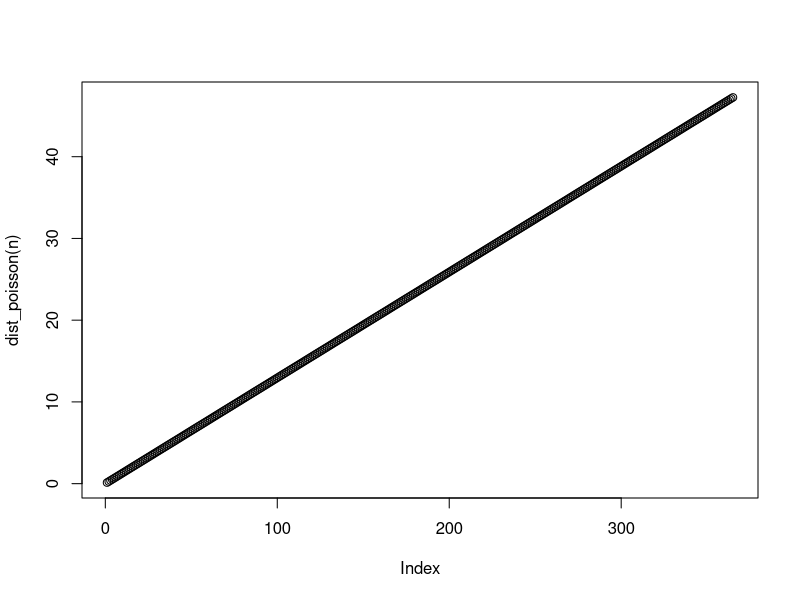

This figure's R source:
x <- 6
e <- 2.712
ftX <- factorial(x)
rata <- 4.5

dist_poisson <- function(hari){
  return (e ^ (-rata) * rata ^ x / ftX * hari)
}

rataan <- function(p) {
  return (1/p)
}

varian <- function(p) {
  return ((1-p)/p*p)
}

dist_poisson(1) #3a

n <- 1:365

plot(dist_poisson(n)) #3b

#3c
#Peluang dalam satu tahun akan bernilai sama karena Peluang dengan distribusi poisson hanya bergantung pada nilai x dan mean
#sehingga tidak bergantung waktu.

paste("3d: rata-rata = ", rata, ", varian = ", rata) #3d